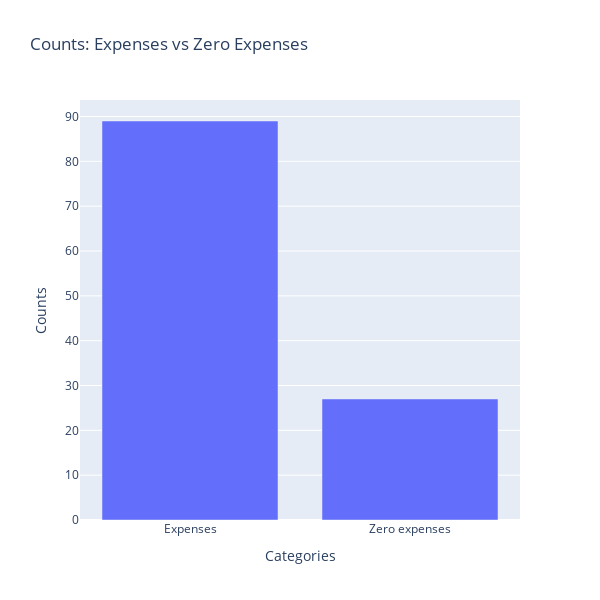

Here is the notebook cell this chart was saved with:
### Code cell
expenses_only_df = expenses_df[expenses_df['category'] != 'zero expenses']
non_expenses_df = expenses_df[expenses_df['category'] == 'zero expenses']

fig = go.Figure([go.Bar(x=['Expenses','Zero expenses'], y=[len(expenses_only_df),len(non_expenses_df)])])

fig.update_layout(
    title='Counts: Expenses vs Zero Expenses',
    yaxis=dict(
        title='Counts'
    ),
    xaxis=dict(
        title='Categories'
    ),
    width=600,
    height=600
)

fig.show()

### Figure 1 — Plotly figure (JSON) as saved in the notebook; plotly's stock layout.template omitted (floating-point values rounded to 4 significant figures)
{"data": [{"type": "bar", "x": ["Expenses", "Zero expenses"], "y": [89, 27]}], "layout": {"height": 600, "title": {"text": "Counts: Expenses vs Zero Expenses"}, "width": 600, "xaxis": {"title": {"text": "Categories"}}, "yaxis": {"title": {"text": "Counts"}}}}
